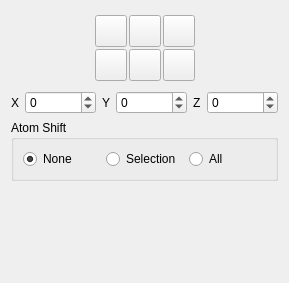
       <widget class="QWidget" name="tab">
        <attribute name="title">
         <string>Shift</string>
        </attribute>
        <layout class="QVBoxLayout" name="verticalLayout_4">
         <item>
          <layout class="QHBoxLayout" name="horizontalLayout_7">
           <item>
            <spacer name="horizontalSpacer">
             <property name="orientation">
              <enum>Qt::Horizontal</enum>
             </property>
             <property name="sizeHint" stdset="0">
              <size>
               <width>40</width>
               <height>20</height>
              </size>
             </property>
            </spacer>
           </item>
           <item>
            <layout class="QGridLayout" name="_3">
             <property name="margin">
              <number>4</number>
             </property>
             <property name="spacing">
              <number>2</number>
             </property>
             <item row="0" column="1">
              <widget class="QPushButton" name="ShiftGridPosYButton">
               <property name="minimumSize">
                <size>
                 <width>32</width>
                 <height>32</height>
                </size>
               </property>
               <property name="maximumSize">
                <size>
                 <width>32</width>
                 <height>32</height>
                </size>
               </property>
               <property name="toolTip">
                <string>Shift grid data along positive Y axis</string>
               </property>
               <property name="text">
                <string/>
               </property>
               <property name="icon">
                <iconset resource="icons.qrc">
                 <normaloff>:/arrows/icons/arrow_up.svg</normaloff>:/arrows/icons/arrow_up.svg</iconset>
               </property>
               <property name="iconSize">
                <size>
                 <width>24</width>
                 <height>24</height>
                </size>
               </property>
               <property name="autoDefault">
                <bool>false</bool>
               </property>
              </widget>
             </item>
             <item row="1" column="1">
              <widget class="QPushButton" name="ShiftGridNegYButton">
               <property name="minimumSize">
                <size>
                 <width>32</width>
                 <height>32</height>
                </size>
               </property>
               <property name="maximumSize">
                <size>
                 <width>32</width>
                 <height>32</height>
                </size>
               </property>
               <property name="toolTip">
                <string>Shift grid data along negative Y axis</string>
               </property>
               <property name="text">
                <string/>
               </property>
               <property name="icon">
                <iconset resource="icons.qrc">
                 <normaloff>:/arrows/icons/arrow_down.svg</normaloff>:/arrows/icons/arrow_down.svg</iconset>
               </property>
               <property name="iconSize">
                <size>
                 <width>24</width>
                 <height>24</height>
                </size>
               </property>
               <property name="autoDefault">
                <bool>false</bool>
               </property>
              </widget>
             </item>
             <item row="1" column="2">
              <widget class="QPushButton" name="ShiftGridPosZButton">
               <property name="minimumSize">
                <size>
                 <width>32</width>
                 <height>32</height>
                </size>
               </property>
               <property name="maximumSize">
                <size>
                 <width>32</width>
                 <height>32</height>
                </size>
               </property>
               <property name="toolTip">
                <string>Shift grid data along positive Z axis</string>
               </property>
               <property name="text">
                <string/>
               </property>
               <property name="icon">
                <iconset resource="icons.qrc">
                 <normaloff>:/arrows/icons/arrow_out.svg</normaloff>:/arrows/icons/arrow_out.svg</iconset>
               </property>
               <property name="iconSize">
                <size>
                 <width>24</width>
                 <height>24</height>
                </size>
               </property>
               <property name="autoDefault">
                <bool>false</bool>
               </property>
              </widget>
             </item>
             <item row="1" column="0">
              <widget class="QPushButton" name="ShiftGridNegZButton">
               <property name="minimumSize">
                <size>
                 <width>32</width>
                 <height>32</height>
                </size>
               </property>
               <property name="maximumSize">
                <size>
                 <width>32</width>
                 <height>32</height>
                </size>
               </property>
               <property name="toolTip">
                <string>Shift grid data along negative Z axis</string>
               </property>
               <property name="text">
                <string/>
               </property>
               <property name="icon">
                <iconset resource="icons.qrc">
                 <normaloff>:/arrows/icons/arrow_in.svg</normaloff>:/arrows/icons/arrow_in.svg</iconset>
               </property>
               <property name="iconSize">
                <size>
                 <width>24</width>
                 <height>24</height>
                </size>
               </property>
               <property name="autoDefault">
                <bool>false</bool>
               </property>
              </widget>
             </item>
             <item row="0" column="0">
              <widget class="QPushButton" name="ShiftGridNegXButton">
               <property name="minimumSize">
                <size>
                 <width>32</width>
                 <height>32</height>
                </size>
               </property>
               <property name="maximumSize">
                <size>
                 <width>32</width>
                 <height>32</height>
                </size>
               </property>
               <property name="toolTip">
                <string>Shift grid data along negative X axis</string>
               </property>
               <property name="text">
                <string/>
               </property>
               <property name="icon">
                <iconset resource="icons.qrc">
                 <normaloff>:/arrows/icons/arrow_left.svg</normaloff>:/arrows/icons/arrow_left.svg</iconset>
               </property>
               <property name="iconSize">
                <size>
                 <width>24</width>
                 <height>24</height>
                </size>
               </property>
               <property name="autoDefault">
                <bool>false</bool>
               </property>
              </widget>
             </item>
             <item row="0" column="2">
              <widget class="QPushButton" name="ShiftGridPosXButton">
               <property name="minimumSize">
                <size>
                 <width>32</width>
                 <height>32</height>
                </size>
               </property>
               <property name="maximumSize">
                <size>
                 <width>32</width>
                 <height>32</height>
                </size>
               </property>
               <property name="toolTip">
                <string>Shift grid data along positive X axis</string>
               </property>
               <property name="text">
                <string/>
               </property>
               <property name="icon">
                <iconset resource="icons.qrc">
                 <normaloff>:/arrows/icons/arrow_right.svg</normaloff>:/arrows/icons/arrow_right.svg</iconset>
               </property>
               <property name="iconSize">
                <size>
                 <width>24</width>
                 <height>24</height>
                </size>
               </property>
               <property name="autoDefault">
                <bool>false</bool>
               </property>
              </widget>
             </item>
            </layout>
           </item>
           <item>
            <spacer name="horizontalSpacer_3">
             <property name="orientation">
              <enum>Qt::Horizontal</enum>
             </property>
             <property name="sizeHint" stdset="0">
              <size>
               <width>40</width>
               <height>20</height>
              </size>
             </property>
            </spacer>
           </item>
          </layout>
         </item>
         <item>
          <layout class="QHBoxLayout" name="horizontalLayout_8">
           <item>
            <widget class="QLabel" name="label_52">
             <property name="sizePolicy">
              <sizepolicy hsizetype="Minimum" vsizetype="Preferred">
               <horstretch>0</horstretch>
               <verstretch>0</verstretch>
              </sizepolicy>
             </property>
             <property name="text">
              <string>X</string>
             </property>
            </widget>
           </item>
           <item>
            <widget class="QSpinBox" name="GridShiftXSpin">
             <property name="sizePolicy">
              <sizepolicy hsizetype="Expanding" vsizetype="Fixed">
               <horstretch>0</horstretch>
               <verstretch>0</verstretch>
              </sizepolicy>
             </property>
             <property name="minimum">
              <number>-1000000</number>
             </property>
             <property name="maximum">
              <number>1000000</number>
             </property>
             <property name="singleStep">
              <number>1</number>
             </property>
             <property name="value">
              <number>0</number>
             </property>
            </widget>
           </item>
           <item>
            <widget class="QLabel" name="label_6">
             <property name="text">
              <string>Y</string>
             </property>
            </widget>
           </item>
           <item>
            <widget class="QSpinBox" name="GridShiftYSpin">
             <property name="sizePolicy">
              <sizepolicy hsizetype="Expanding" vsizetype="Fixed">
               <horstretch>0</horstretch>
               <verstretch>0</verstretch>
              </sizepolicy>
             </property>
             <property name="minimum">
              <number>-1000000</number>
             </property>
             <property name="maximum">
              <number>1000000</number>
             </property>
            </widget>
           </item>
           <item>
            <widget class="QLabel" name="label_8">
             <property name="text">
              <string>Z</string>
             </property>
            </widget>
           </item>
           <item>
            <widget class="QSpinBox" name="GridShiftZSpin">
             <property name="sizePolicy">
              <sizepolicy hsizetype="Expanding" vsizetype="Fixed">
               <horstretch>0</horstretch>
               <verstretch>0</verstretch>
              </sizepolicy>
             </property>
             <property name="minimum">
              <number>-1000000</number>
             </property>
             <property name="maximum">
              <number>1000000</number>
             </property>
            </widget>
           </item>
          </layout>
         </item>
         <item>
          <widget class="QGroupBox" name="AtomShiftGroup">
           <property name="title">
            <string>Atom Shift</string>
           </property>
           <layout class="QHBoxLayout" name="horizontalLayout_10">
            <item>
             <widget class="QRadioButton" name="ShiftAtomNoneRadio">
              <property name="text">
               <string>None</string>
              </property>
              <property name="checked">
               <bool>true</bool>
              </property>
             </widget>
            </item>
            <item>
             <widget class="QRadioButton" name="ShiftAtomSelectionRadio">
              <property name="text">
               <string>Selection</string>
              </property>
             </widget>
            </item>
            <item>
             <widget class="QRadioButton" name="ShiftAtomAllRadio">
              <property name="text">
               <string>All</string>
              </property>
             </widget>
            </item>
           </layout>
          </widget>
         </item>
         <item>
          <spacer name="verticalSpacer_2">
           <property name="orientation">
            <enum>Qt::Vertical</enum>
           </property>
           <property name="sizeHint" stdset="0">
            <size>
             <width>20</width>
             <height>91</height>
            </size>
           </property>
          </spacer>
         </item>
        </layout>
       </widget>
